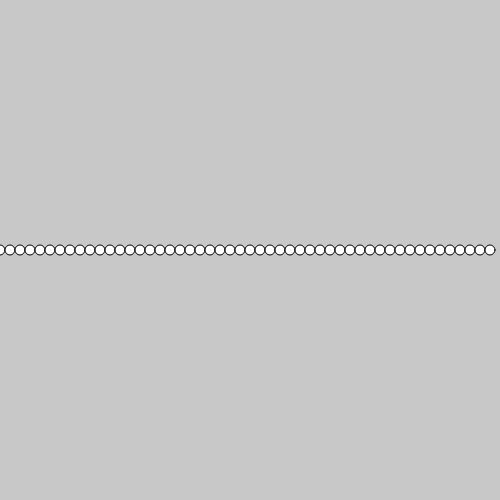
Frame 1 (no input)
Frame 60 (no input): identical to frame 1, image omitted
Frame 120 (the mouse pressed at the canvas centre since frame 60): identical to frame 1, image omitted

The p5.js sketch that drew this single still picture (run headless with seeded random() and noise() and a simulated clock; from frame 60 on, the mouse is pressed at the canvas centre):

// p5.js sketch
// ── sketch.js

function setup() {
  createCanvas(500, 500);
}

function draw() {
  background(200);

  fill( 255 );

  for (var circleX = 0; circleX < width; circleX = circleX + 10) {
    ellipse(circleX, height/2, 10, 10);
  }



}
